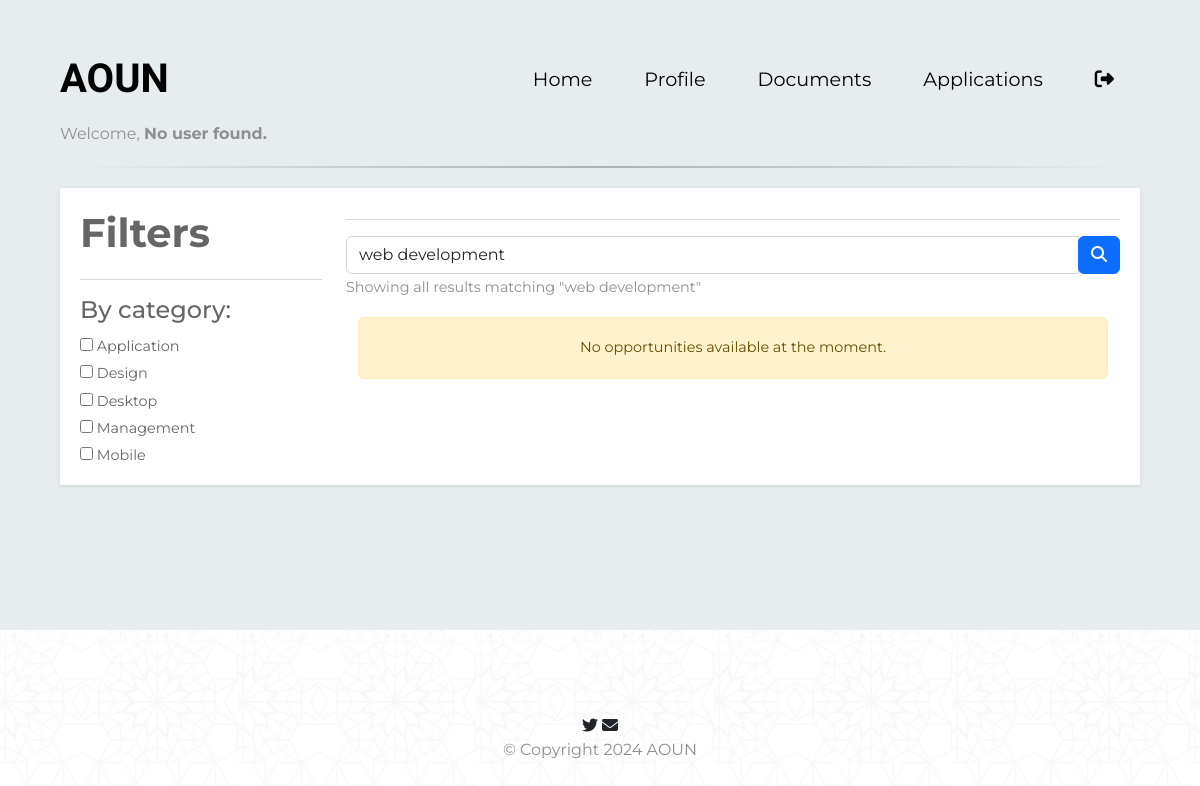
The page /HomePage_student on the database as committed earlier.
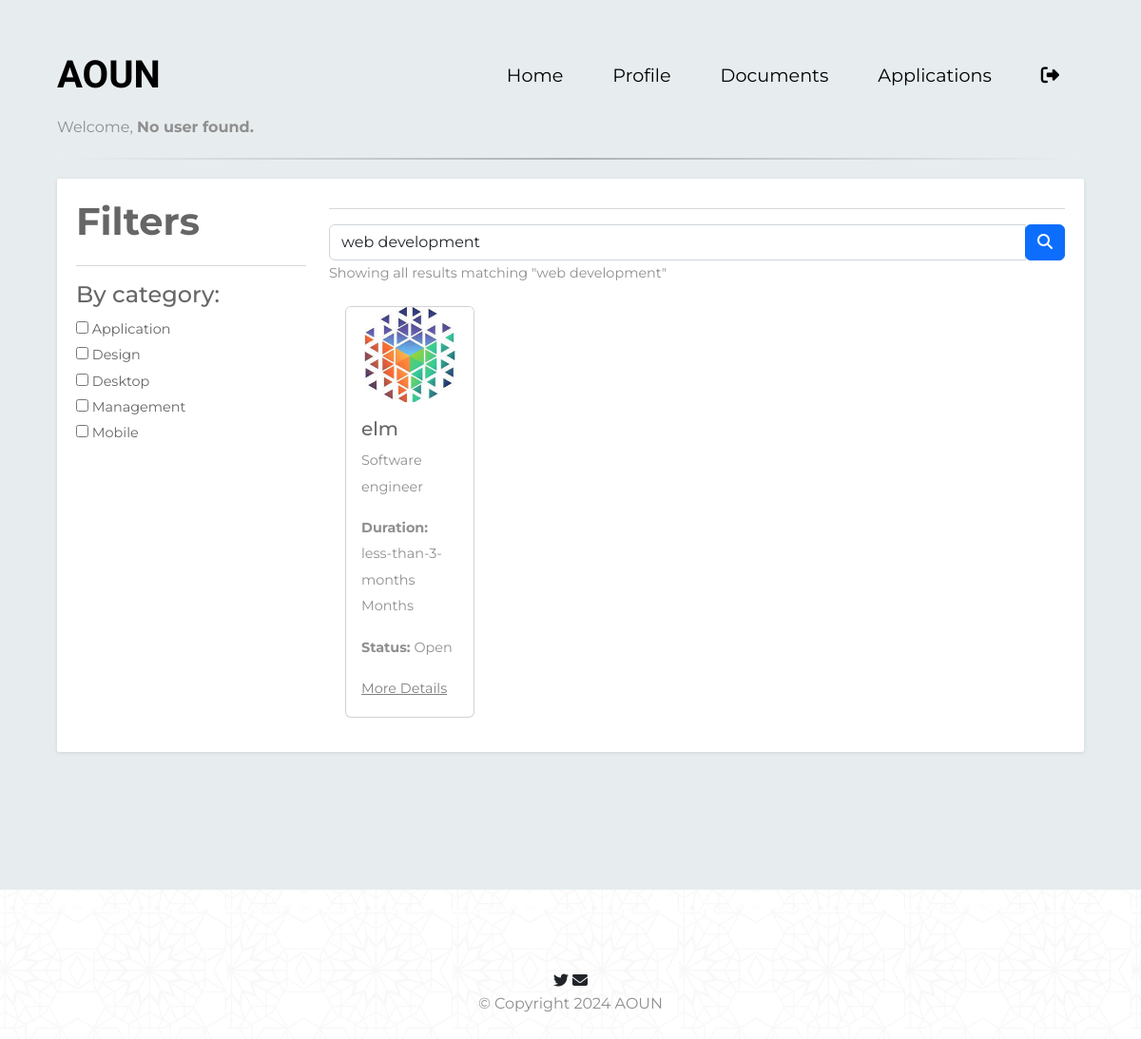
The same page on the database as committed later.
### models.py (models this page shows)
class Opportunity(db.Model):
    id = db.Column(db.Integer, primary_key=True)
    OppDuration = db.Column(db.String(50), nullable=False)
    OppCity = db.Column(db.String(50), nullable=False)
    OppJobTitle = db.Column(db.String(100), nullable=False)
    OppJobDesc = db.Column(db.Text, nullable=False)
    company_id = db.Column(db.Integer, db.ForeignKey('company.id'), nullable=False)
    applications = db.relationship('Apply', backref='applied_opportunities')  # Ensure consistency with renamed backref

class Company(db.Model):
    id = db.Column(db.Integer, primary_key=True)
    CompName = db.Column(db.String(100), nullable=False)
    CompCity = db.Column(db.String(50), nullable=True)
    CompNum = db.Column(db.String(15), nullable=True)
    CompEmail = db.Column(db.String(100), nullable=False)
    CompWebsite = db.Column(db.String(100), nullable=True)
    CompIndustry = db.Column(db.String(100), nullable=True)
    CompPic = db.Column(db.String(200), nullable=True)
    CompPass = db.Column(db.String(100), nullable=False)
    CompFile = db.Column(db.String(100), nullable=False)
    verify = db.Column(db.Boolean, nullable=True, default=False)
    opportunities = db.relationship('Opportunity', backref='company', lazy=True)

### app.py (the view)
@app.route('/HomePage_student')
def HomePage_student():
    student = session.get('student')
    opportunities = Opportunity.query.all()
    return render_template('student/HomePage_student.html', student=student, opportunities=opportunities)

### templates/student/HomePage_student.html (shortened to what this page needs)
<!DOCTYPE html>
<html>
<head>
  <link rel="stylesheet" href="https://cdn.jsdelivr.net/npm/bootstrap@5.2.0/dist/css/bootstrap.min.css">
  <link rel="stylesheet" href="{{ url_for('static', filename='css/main.css') }}">
  <link rel="stylesheet" href="{{ url_for('static', filename='css/student/stu_home.css') }}">
</head>
<body>
<section id="title">
  <div class="container-fluid">
    <nav class="navbar navbar-expand-lg navbar-dark">
      <a class="navbar-brand" href="{{ url_for('HomePage') }}">AOUN</a>
      <div class="collapse navbar-collapse" id="navbarTogglerDemo02">
        <ul class="navbar-nav ms-auto">
          <li class="nav-item">
            <a class="nav-link" href="{{ url_for('HomePage_student') }}">Home</a>
          </li>
          <li class="nav-item">
            <a class="nav-link" href="{{ url_for('profile') }}">Profile</a>
          </li>
          <li class="nav-item">
            <a class="nav-link" href="{{ url_for('doucment') }}">Documents</a>
          </li>
          <li class="nav-item">
            <a class="nav-link" href="{{ url_for('appliaction') }}">Applications</a>
          </li>
          <li class="nav-item">
            <a class="nav-link" href="{{ url_for('logout') }}"><i class="fa-solid fa-right-from-bracket" style="color: #000000;"></i></a>
          </li>
        </ul>
      </div>
    </nav>
    <div class="welcome">
      <p>
        Welcome, <strong>
        {% if student %}
            {{ student['StFName'] }} {{ student['StLName'] }}
        {% else %}
            No user found.
        {% endif %}
        </strong>
      </p>
    </div>
    <hr class="styled-hr">
    <div class="row">
      <div class="container">
        <div class="row">
          <div class="col-md-12">
            <div class="grid search">
              <div class="grid-body">
                <div class="row">
                  <div class="col-md-3">
                    <h2 class="grid-title">Filters</h2>
                    <hr>
                    <h4>By category:</h4>
                    <div class="checkbox">
                      <label><input type="checkbox" class="icheck"> Application</label>
                    </div>
                    <div class="checkbox">
                      <label><input type="checkbox" class="icheck"> Design</label>
                    </div>
                    <div class="checkbox">
                      <label><input type="checkbox" class="icheck"> Desktop</label>
                    </div>
                    <div class="checkbox">
                      <label><input type="checkbox" class="icheck"> Management</label>
                    </div>
                    <div class="checkbox">
                      <label><input type="checkbox" class="icheck"> Mobile</label>
                    </div>
                  </div>
                  <div class="col-md-9">
                    <hr>
                    <div class="input-group">
                      <input type="text" class="form-control" value="web development">
                      <span class="input-group-btn">
                        <button class="btn btn-primary" type="button"><i class="fa fa-search"></i></button>
                      </span>
                    </div>
                    <p>Showing all results matching "web development"</p>
                    <div class="container">
                      <div class="row">
                        {% if opportunities %}
                          {% for opportunity in opportunities %}
                            <div class="col-md-3 mb-3">
                              <div class="card custom-card-size">
                                <img src="{{ url_for('static', filename='images/sdaia_logo.jpeg') }}" class="card-img-top" alt="Company Logo">
                                <div class="card-body">
                                  <h5 class="card-title">{{ opportunity.company.CompName }}</h5>
                                  <p class="card-text">{{ opportunity.OppJobTitle }}</p>
                                  <p class="card-text"><strong>Duration:</strong> {{ opportunity.OppDuration }} Months</p>
                                  <p class="card-text"><strong>Status:</strong> Open</p>
                                  <a href="#" class="more-details-link" data-bs-toggle="modal" data-bs-target="#detailsModal{{ opportunity.id }}">More Details</a>
                                </div>
                              </div>
                            </div>
                          {% endfor %}
                        {% else %}
                          <div class="col-12">
                            <div class="alert alert-warning text-center">
                              No opportunities available at the moment.
                            </div>
                          </div>
                        {% endif %}
                      </div>
                    </div>
                  </div>
                </div>
              </div>
            </div>
          </div>
        </div>
      </div>
    </div>
  </div>
</section>
<footer id="footer">
  <i class="social-icon fa-brands fa-twitter"></i>
  <i class="social-icon fa-solid fa-envelope"></i>
  <p>© Copyright 2024 AOUN</p>
</footer>
</body>
</html>

### static/css/main.css (style rules this page uses)
body { font-family: "Montserrat"; background-image: url(images/login-bg.png); }
#title { background-color: #e7edef; color: #000000; }
h2 { font-family: "Montserrat"; font-weight: bold; font-size: 2.5rem; line-height: 1.5; }
p { color: #8f8f8f; }
.container-fluid { padding: 3% 5% 10%; }
.navbar-brand { font-family: "Ubuntu"; font-size: 2.5rem; font-weight: bold; color: #000000; }
.nav-item { padding: 0 18px; }
.nav-link { font-size: 1.2rem; font-family: "Montserrat"; color: #000000; }
.card { margin: 5px; }
.styled-hr { border: 0; height: 2px; background-image: linear-gradient(to right, #f0f0f0, #000000, #f0f0f0); margin: 20px 0; }
#footer { padding: 7% 15%; text-align:center; }

### static/css/student/stu_home.css (style rules this page uses)
.grid { position: relative; width: 100%; background: #fff; color: #666666; border-radius: 2px; margin-bottom: 25px; box-shadow: 0px 1px 4px rgba(0, 0, 0, 0.1); }
.grid .grid-body { padding: 15px 20px 15px 20px; font-size: 0.9em; line-height: 1.9em; }
a { text-decoration: none; color: white; }
.custom-card-size { width: 80%; max-width: 200px; height: auto; }
.card-img-top { height: 100px; object-fit: cover; }
.more-details-link { color: grey; text-decoration: underline; }

Rows that differ between the two databases and show on the page:
added Opportunity: company.CompName "elm", OppJobTitle "Software engineer", OppDuration "less-than-3-months"
Other text that changed with them:
text no longer shown: "No opportunities available at the moment."
